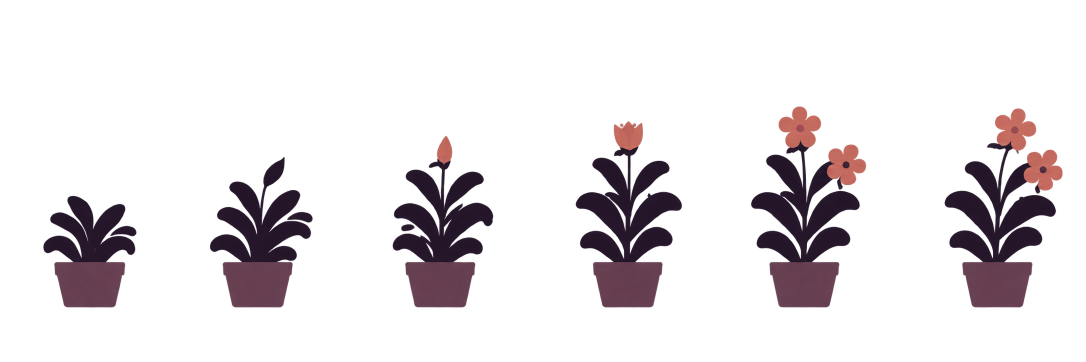
#> input picture animation/plantgrowth.png, 2172 x 724 px, found by its file name (shown at 1/2 size)
$ python build_plant_sheet.py
#> lines starting #> are read from the running program, lines starting #| are printed output that depends on the picture; after the words box and inside, x2 and y2 are one past the last pixel; in counts of white or black regions, pixels touching at a corner belong together
# Rebuild animation/plant.png from the raw generated sheet animation/plantgrowth.png.
# Needs Pillow + numpy. Run from the repo root: python animation/build_plant_sheet.py
from PIL import Image; import numpy as np
src=np.asarray(Image.open('animation/plantgrowth.png').convert('RGBA')).astype(float)
al=src[...,3]
frames=[(86,272),(420,625),(785,986),(1151,1363),(1502,1731),(1889,2125)]
BASE=614; TOP=200  # sheet rows kept: 200..BASE
CW=280; CH=BASE-TOP+1+4
# class colours in the sheet -> painted-plant tones
src_cols=np.array([(35,20,40),(102,61,79),(195,104,93),(120,50,60)],float)
dst_cols=np.array([(120,78,72),(132,81,79),(206,104,92),(140,66,70)],float)
rgb=src[...,:3]
d=((rgb[...,None,:]-src_cols[None,None])**2).sum(-1)
cls=d.argmin(-1)
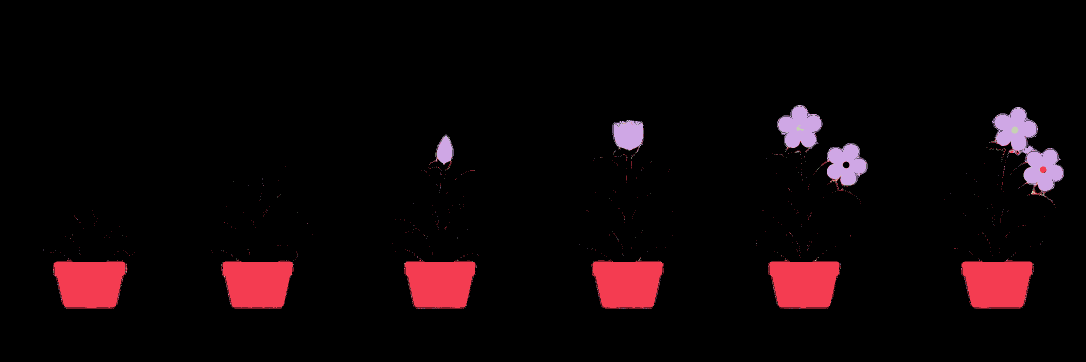
#> cls: shape (724, 2172) int64 (shown at 1/2 size); 4 distinct labels, from 0 to 3; one colour per label, 0 black
new=dst_cols[cls]
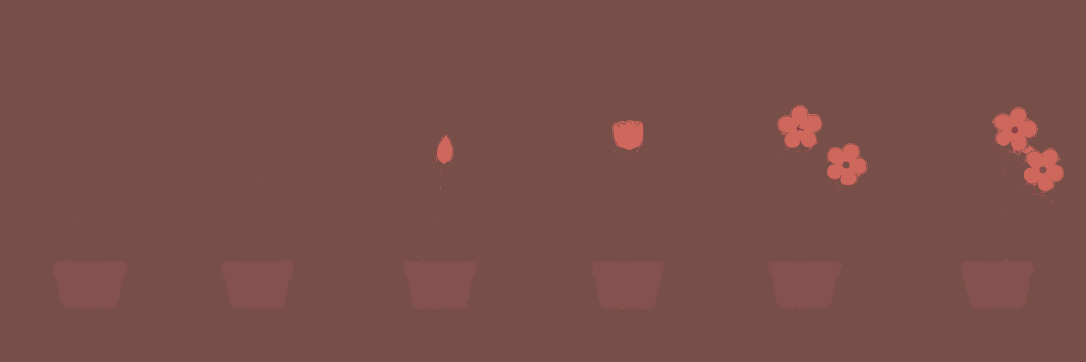
#> new: shape (724, 2172, 3) float64 (shown at 1/2 size); mean of channels 0, 1, 2 121.8, 78.5, 72.6; drawn as R, G, B
out=np.zeros((CH,CW*6,4))
for i,(x0,x1) in enumerate(frames):
    band=al[560:600,x0:x1+1]>128
    xs=np.where(band.any(axis=0))[0]+x0
    cx=(xs.min()+xs.max())/2
    ox=int(round(i*CW+CW/2-cx))
    for x in range(x0-5,x1+6):
        tx=x+ox
        out[0:BASE-TOP+1,tx,:3]=new[TOP:BASE+1,x]
        out[0:BASE-TOP+1,tx,3]=al[TOP:BASE+1,x]
#> this loop made 6 passes
#> (cx, ox) on passes 1 to 6: (178.5, -38), (515, -95), (879.5, -180), (1255.5, -276), (1608.5, -348), (1994.5, -454)
#> pass 1, `band=al[560:600,x0:x1+1]>128`:
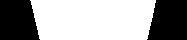
#> band: shape (40, 187) bool; 62.5% white; 2 black regions, box (x1, y1, x2, y2) and area: (147, 0, 187, 40) 1406, (0, 0, 40, 40) 1402
#> after the loop:
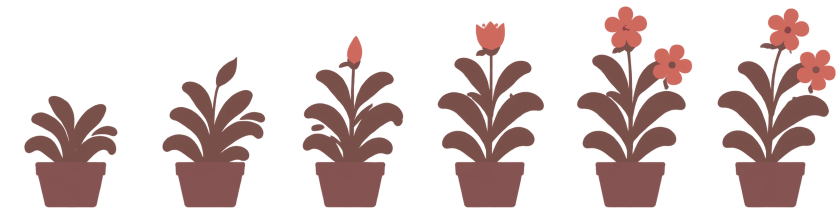
#> out: shape (419, 1680, 4) float64 (shown at 1/2 size); mean of channels 0, 1, 2, 3 98.5, 62.5, 58, 75.6; transparent parts drawn white
out[...,3]=np.where(out[...,3]>200,255,out[...,3])
Image.fromarray(out.astype(np.uint8),'RGBA').save('animation/plant.png')
print('sheet',CW*6,CH,'cell',CW,'pot centre x',CW/2,'pot bottom y',BASE-TOP)

# Background patches: what each window looks like with its painted plant removed.
# Shown under the sprite while the animation plays, so the growing plant doesn't
# sit on top of the painted one. skyline.png itself is never edited.
sky=np.asarray(Image.open('skyline.png').convert('RGB')).astype(float)
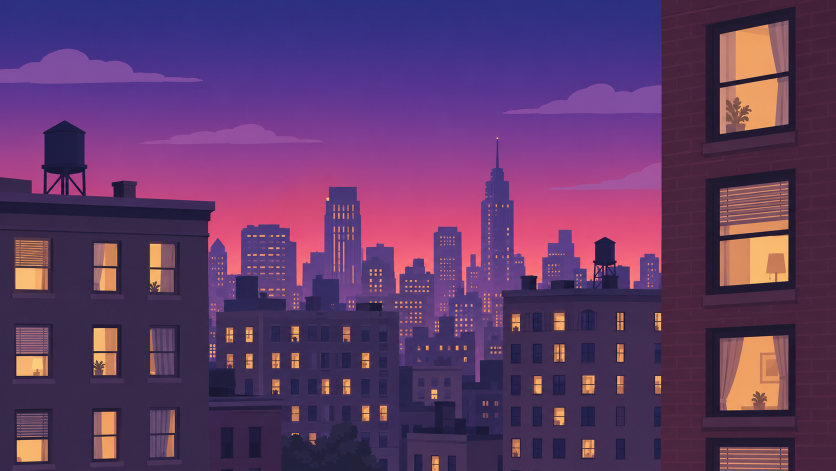
#> input picture skyline.png, 1672 x 941 px, found by its file name (shown at 1/2 size)
def save_patch(name,x0,y0,x1,y1,fill):
    patch=fill(x0,y0,x1,y1)
    Image.fromarray(np.clip(patch,0,255).astype(np.uint8),'RGB').save(f'animation/{name}.png')
    print(name,'at',x0,y0,'size',x1-x0,y1-y0)
def fill_rows(x0,y0,x1,y1):
    # wall and ledge run horizontally: blend each row between its left and right neighbours
#> called with x0 = 1500, y0 = 779, x1 = 1538, y1 = 820
    out=np.empty((y1-y0,x1-x0,3))
    for i,y in enumerate(range(y0,y1)):
        l=sky[y,x0-4:x0].mean(0); r=sky[y,x1:x1+4].mean(0)
        t=np.linspace(0,1,x1-x0)[:,None]; out[i]=l*(1-t)+r*t
#> this loop made 41 passes
#> (l, r) on passes 1 to 12: ([240.2, 162.5, 102], [240, 161.2, 99]), ([240, 163, 101.5], [239.8, 161, 99]), ([240, 163, 101.8], [240.2, 162, 99]), ([240.2, 162.2, 102], [240, 162, 99]), ([240.5, 163, 101], [240.5, 163, 99.25]), ([240.8, 163, 101.2], [240.8, 163, 99.25]), ([241.2, 164, 102], [240.2, 162.8, 99.75]), ([241.5, 164.8, 103], [240, 162.5, 99.75]), ([241.5, 164.2, 102], [241, 162.2, 100.2]), ([241.8, 164, 102], [240.8, 162.2, 99.75]), ([241.8, 164, 102], [240.8, 162, 100]), ([241.5, 164, 101.5], [240.5, 161, 99.25])
#> r on pass 24: [240, 161.5, 99]
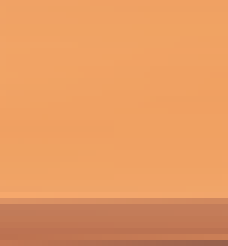
#> out: shape (41, 38, 3) float64 (shown 6 times larger); mean R, G, B 231.5, 154.7, 98
    return out
def fill_cols(x0,y0,x1,y1):
    # glass and curtain run vertically: extend each column down from above the plant
#> called with x0 = 300, y0 = 557, x1 = 325, y1 = 584
    col=np.median(sky[y0-12:y0,x0:x1],axis=0)
#> col = 25 rows, first 8: [224, 172.5, 101], [255, 193.5, 109], [245, 177, 104], [248, 181, 107], [247, 181, 106], [247, 181, 107], [247, 180.5, 106.5], [247, 180.5, 106]
    return np.repeat(col[None],y1-y0,axis=0)
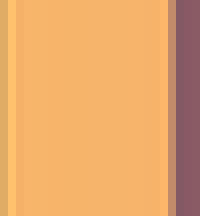
#> returned value: shape (27, 25, 3) float64 (shown 8 times larger); mean of channels 0, 1, 2 230.8, 167.9, 105.7; drawn as R, G, B
save_patch('plant-patch-rb',1500,779,1538,820,fill_rows)
save_patch('plant-patch-lt',300,557,325,584,fill_cols)
